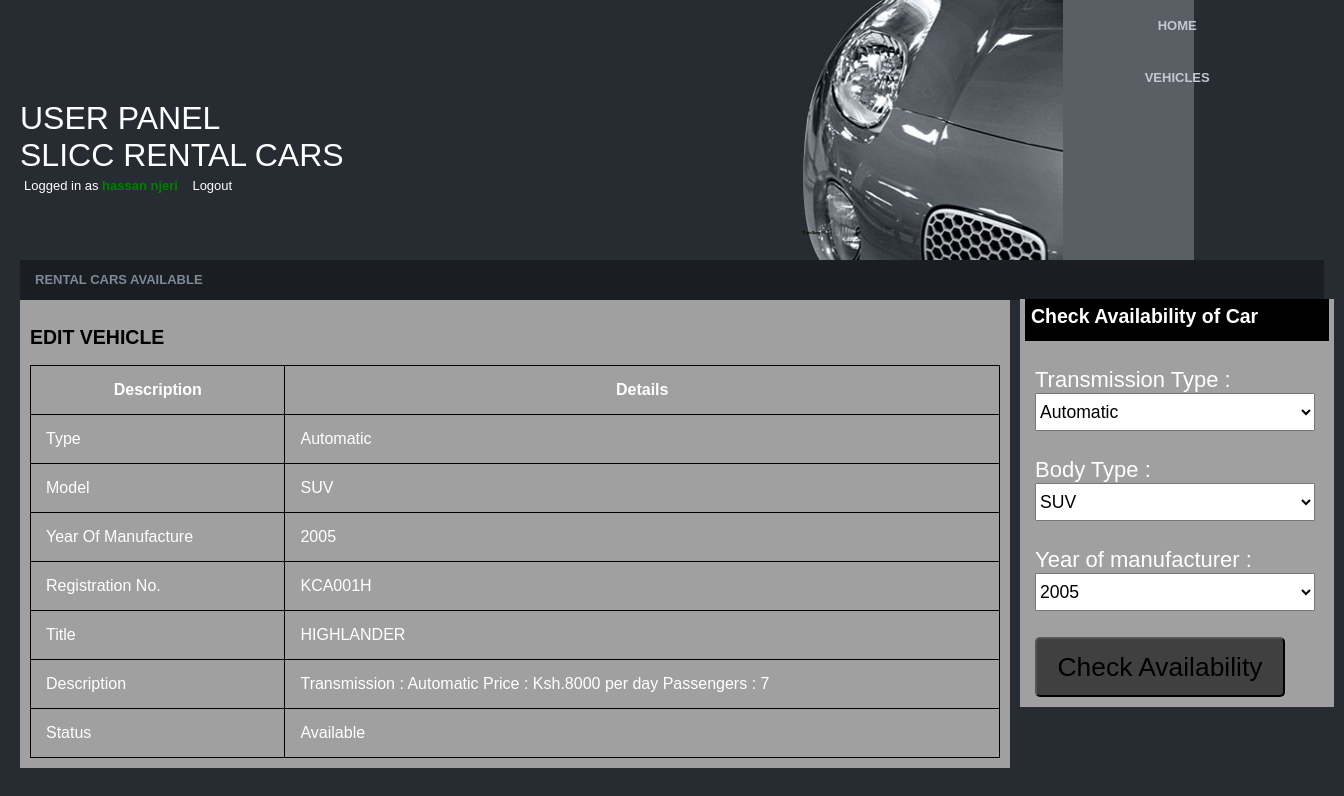
/user_view.php?id=20 (signed in), run on the app's committed database.
### tables this page shows
CREATE TABLE `cars` (
  `id` int(11) NOT NULL,
  `type` varchar(30) NOT NULL,
  `model` varchar(30) NOT NULL,
  `year` int(10) NOT NULL,
  `regno` varchar(20) NOT NULL,
  `file` varchar(100) NOT NULL,
  `title` varchar(100) NOT NULL,
  `description` varchar(300) NOT NULL,
  `date` varchar(50) NOT NULL,
  `status` varchar(30) NOT NULL DEFAULT 'Available'
);

### user_view.php (the view, shortened to what this page needs)
<html>
<head>
<link href="css/style.css" rel="stylesheet" type="text/css" />
</head>
<body>
<div id="border">
  <div id="left10">
    <div class="name">USER PANEL </br> Slicc Rental Cars</div>
    <div class="tag"><a href="logout.php" style="text-decoration:none;" title="">Logged in as <b style="color:green"><?php echo $_SESSION['fullname']; ?>
</b>&nbsp;&nbsp;&nbsp;&nbsp;Logout</a></div>
  </div>
  <div id="car"></div>
  <div id="links-bg">
	<div class="toplinks"><a href="user_view.php">Home</a></div>
	<div class="toplinks"><a href="user_reserve.php">Vehicles</a></div>
  </div>
  <div id="mainarea">
    <div id="headingbg">Rental Cars Available</div>
	<div class="main_content">
<h2>EDIT VEHICLE</h2>
<?php
include_once('config/config.php');
$id = $_GET['id'];
$cars = mysqli_query($con, "SELECT * FROM cars WHERE id='$id'") or die(mysqli_error());
			 WHILE($row = mysqli_fetch_array($cars)){
				?>
<table width="100%">
				<tr><th>Description</th><th>Details</th></tr>
				<tr><td>Type</td><td><?php echo $row['type']; ?></td></tr>
				<tr><td>Model</td><td><?php echo $row['model']; ?></td></tr>
				<tr><td>Year Of Manufacture</td><td><?php echo $row['year']; ?></td></tr>
				<tr><td>Registration No.</td><td><?php echo $row['regno']; ?></td></tr>
				<tr><td>Title</td><td><?php echo $row['title']; ?></td></tr>
				<tr><td>Description</td><td><?php echo $row['description']; ?></td></tr>
				<tr><td>Status</td><td><?php echo $row['status']; ?></td></tr>
				</table>
                 <?php } ?>
  </div>
  <div class="left_content">
  <h2 style="height:30px; width:292px; background:#000000; margin-top:-1px; padding: 6px;">Check Availability of Car</h2>
  <form method="post" action="index.php" style="padding:10px; font-size:22px; color:#fff;">
  Transmission Type :</br><select name="type" class="selecttext" required="required">
  <option>Automatic</option>
  </select>
  Body Type :</br><select name="model" class="selecttext" required="required">
  <option>SUV</option>
  </select>
  Year of manufacturer :</br><select name="year" class="selecttext" required="required">
  <option>2005</option>
  </select></br></br>
  <input type="submit" name="submit" class="button100" value="Check Availability">
  </form>
  </div>
   </div>
   </div>
</body>
</html>

### css/style.css (style rules this page uses)
body { font: normal small Arial, Helvetica, sans-serif; color: #fff; text-align:justify; font-size:13px; margin-top:0px; margin-left:20px; margin-right:20px; margin-bottom:0px; background-color:#272C32; }
.main_content { color: black; width:970px; height: auto; position:absolute; background:#A0A0A0; display:block; padding:10px; }
.left_content { width:304px; height:Auto; margin-left:1000px; background:#A0A0A0; padding-left:5px; padding-right:5px; }
.selecttext { width:280px; height:38px; font-size:80%; }
.button100 { width:250px; height:60px; background: #404040; font-size:120%; border-radius:5px; }
table { border-collapse: collapse; }
table, td, th { border: 1px solid black; padding: 15px; }
th { background-color: #A0A0A0; color: #fff; }
#border { width:100%; float:left; }
#left10 { width:60%; height:260px; float:left; }
#car { width:20%; height:260px; float:left; background-image:url(../images/cars.jpg); background-repeat:no-repeat; }
#links-bg { width:10%; height:260px; float:left; background-color:#585F65; }
.name { color:#ffffff; padding-top:100px; font-family:"Century Gothic", "Trebuchet MS", "Arial Narrow", Arial, sans-serif; text-transform:uppercase; font-size:32px; }
.tag { color:#ffffff; padding-left:4px; padding-top:4px; }
#headingbg { background-color:#1A1D22; height:40px; line-height:40px; clear:both; color:#7F8A97; font-family:arial; text-transform:uppercase; font-weight:bold; padding-left:15px; }
.toplinks { line-height:52px; width:188px; font-weight:bold; text-transform:uppercase; padding-left:20px; }
.toplinks a { color:#C2C8D0; text-align:center; display:block; height:52px; background-image:url(../images/off.jpg); background-repeat:no-repeat; text-decoration:none; }
a { color:#ffffff; text-decoration:underline; }

### data on the page
cars: type "Automatic", model "SUV", year "2005", regno "KCA001H", title "HIGHLANDER", description "Transmission : Automatic Price : Ksh.8000 per day Passengers : 7", status "Available"

### other printed values
$_SESSION['fullname'] "hassan njeri"
